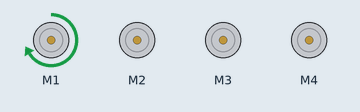
Recording of a sketch running on a simulated Arduino Uno, built with avr-gcc and run on an emulated ATmega328P. Parts: 4 × DC motor (green arrow = forward, orange = backward, longer = faster).

Above: at 0.2 s.
At 0.7 s:
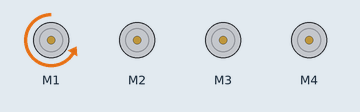
At 1.2 s:
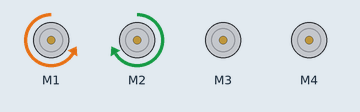
At 2.2 s:
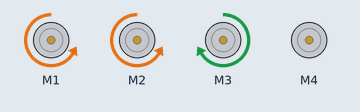
At 3.2 s:
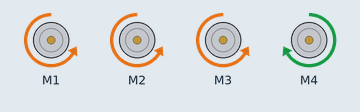
At 4.7 s:
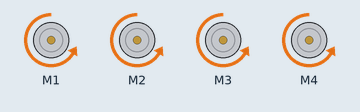
Timing chart, 0 to 5.2 s (numbered marks = the images above):
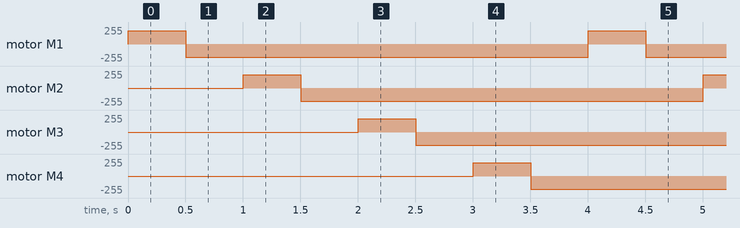

Measured:
- by itself, motor M1–4: alternates forward 200/255 for 0.50 s and backward 200/255 for 3.5 s

The sketch:

arm_code.ino
```cpp
//code for L293D board
#include <AFMotor.h>
//MOTOR12_64KHZ
//MOTOR12_8KHZ
//MOTOR12_2KHZ
//MOTOR12_1KHZ

//MOTOR34_64KHZ
//MOTOR34_8KHZ
//MOTOR34_1KHZ

//motors are numbered 1-4 from top to bottom
//4 being the bottom base motor
//1 being the top motor that controls the claws

AF_DCMotor motor1(1); //motor on ch 1 with default PWM of 1kHz
AF_DCMotor motor2(2);
AF_DCMotor motor3(3);
AF_DCMotor motor4(4);

//AF_DCMotor left_motor(1, MOTOR12_64KHZ); //define motor on channel 1 with 64kHz PWM

void setup()
{
 Serial.begin(9600);

 //turn motor on and let coast
 motor1.setSpeed(200);
 motor2.setSpeed(200);
 motor3.setSpeed(200);
 motor4.setSpeed(200);
 motor1.run(RELEASE);
 motor2.run(RELEASE);
 motor3.run(RELEASE);
 motor4.run(RELEASE);
}

void loop()
{
 uint8_t i;

 //Serial.print("forward");

 //motor1.run(FORWARD);
 //delay(500);

 /*for(i=0; i<255; i++)  //acceleration
 {
   motor1.setSpeed(i);
   delay(10);
 }

 for(i=255; i!=0;i--) //decceleration
 {
   motor1.setSpeed(i);
   delay(10);
 }

 Serial.print("backward");*/

 //motor1.run(BACKWARD);
 //delay(500);

 /*for(i=0; i<255; i++)
 {
   motor1.setSpeed(i);
   delay(10);
 }

 Serial.print("done");
 motor1.run(RELEASE);
 delay(500);*/

 motor1.run(FORWARD); //close claw
 delay(500);
 motor1.run(BACKWARD); //open claw
 delay(500);

 motor2.run(FORWARD); //down
 delay(500);
 motor2.run(BACKWARD); //up
 delay(500);

 motor3.run(FORWARD); //up
 delay(500);
 motor3.run(BACKWARD); //down
 delay(500);

 motor4.run(FORWARD); //forward
 delay(500);
 motor4.run(BACKWARD); //backward
 delay(500);
}
```
